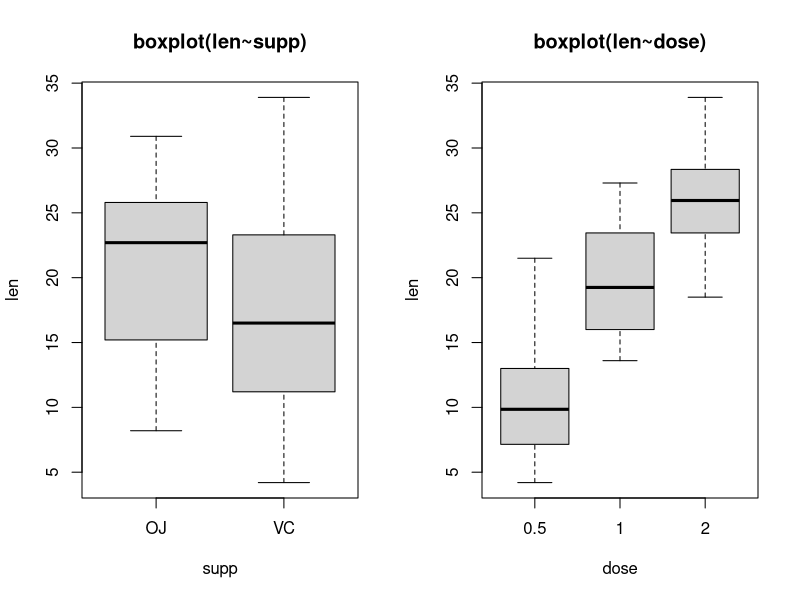
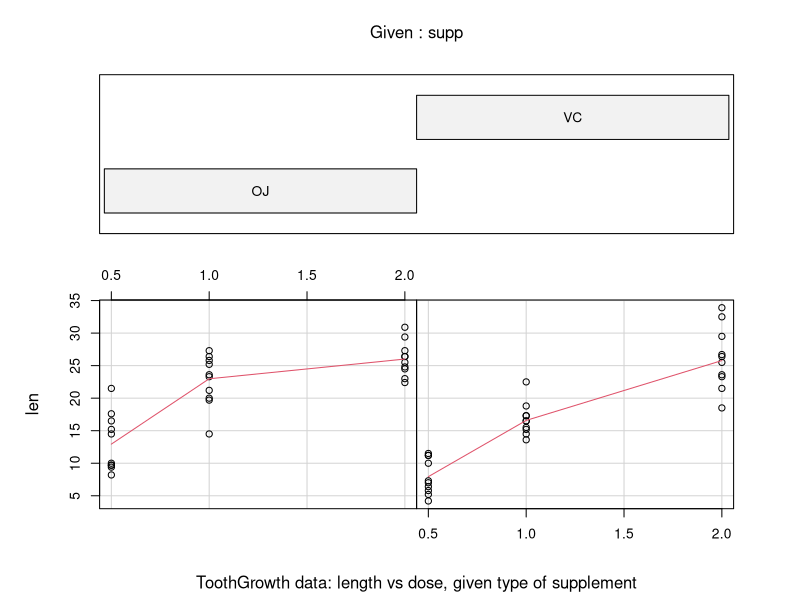

The R source for these figures, in order:
## ---- chunk 1
library(datasets)
data(ToothGrowth)
par(mfrow = c(1, 2))
boxplot(len~supp, data=ToothGrowth, main="boxplot(len~supp)")
boxplot(len~dose, data=ToothGrowth,main="boxplot(len~dose)")
## ---- chunk 2
coplot(len~dose|supp,data=ToothGrowth, panel=panel.smooth,xlab="ToothGrowth data: length vs dose, given type of supplement")
## ---- chunk 3
diff=ToothGrowth[ToothGrowth$supp=="OJ","len"] - ToothGrowth[ToothGrowth$supp=="VC","len"]
mean(diff)
## ---- chunk 4
alpha<-0.05; 
tt<-t.test(diff,conf.level=1-alpha); tt
## ---- chunk 5
qt(1-alpha,29)
## ---- chunk 6
diff2=ToothGrowth$len/ToothGrowth$dose
mean(diff2)
## ---- chunk 7
tt2<-t.test(diff2,mu=17); tt2
qt(1-alpha/2,59)
